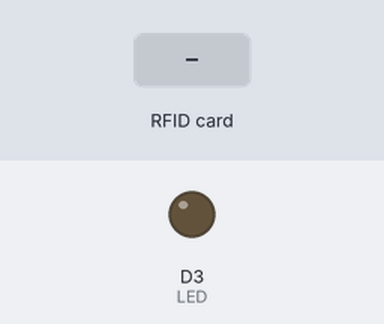
The sketch below on a simulated ESP8266 (NodeMCU). Parts: output pins drawn as LEDs (lit = HIGH). The test bench sets the inputs (shaded band).

Above: at 1.2 s.
1.3 s: RFID card 03 96 DE B6 held to the reader
At 2.5 s:
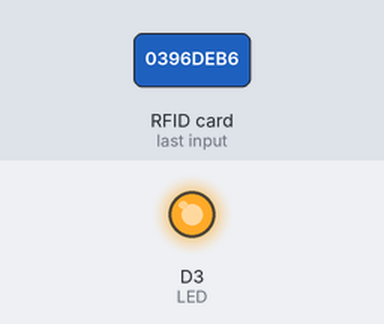
2.8 s: RFID card 53 B7 DA 0E held to the reader
At 3.8 s:
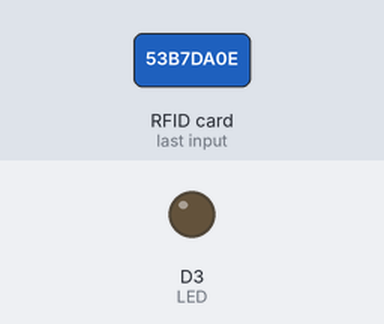
Timing chart, 0 to 5.8 s (numbered marks = the images above; inputs shaded):
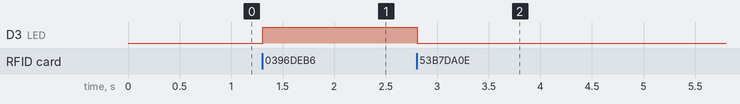

Measured:
- after the input at 1.3 s, D3 (LED): LOW → HIGH at once
- after the input at 2.8 s, D3 (LED): HIGH → LOW at once

The sketch:

program.ino
```cpp
#include <Wire.h>

#include <PN532_I2C.h>

#include <PN532.h>

#include <NfcAdapter.h>


# define LED  D3

PN532_I2C pn532_i2c (Wire) ;

NfcAdapter nfc = NfcAdapter (pn532_i2c);


String tag_on = "03 96 DE B6";

String tag_off = "53 B7 DA 0E";

void setup (void) {

  pinMode(LED, OUTPUT);
  digitalWrite(LED, LOW);
  Serial.begin (9600);
  nfc.begin ();
}

void loop () {

  if (nfc.tagPresent ())
  {
    NfcTag tag = nfc.read ();
    if(tag.getUidString() == tag_on){
      digitalWrite(LED, HIGH);
    }
    if(tag.getUidString() == tag_off){
      digitalWrite(LED, LOW);
    }
  }
}
```
